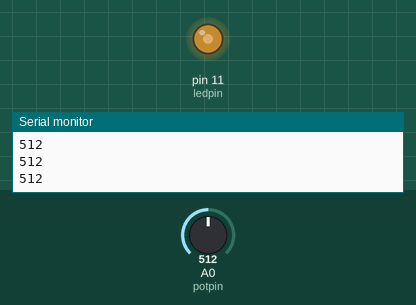
Bench run of a sketch on a simulated Arduino Uno, built with avr-gcc and run on an emulated ATmega328P. Parts: output pins drawn as LEDs (lit = HIGH), the last lines printed to the serial monitor. The test bench sets the inputs (shaded band); at power-on: A0 (potpin) = 512.

Above: at 1.2 s.
1.3 s: A0 (potpin) set to 716
At 2.3 s:
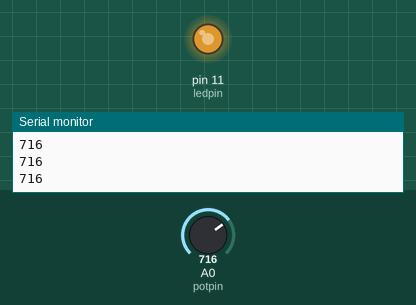
2.8 s: A0 (potpin) set to 900
At 3.1 s:
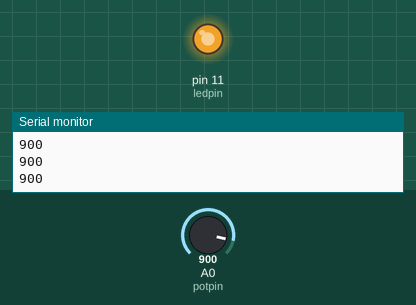
4.3 s: A0 (potpin) set to 122
At 5.5 s:
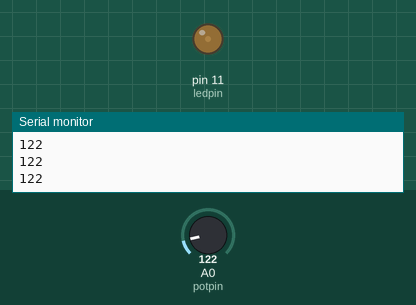
5.8 s: A0 (potpin) set to 0
At 6.8 s:
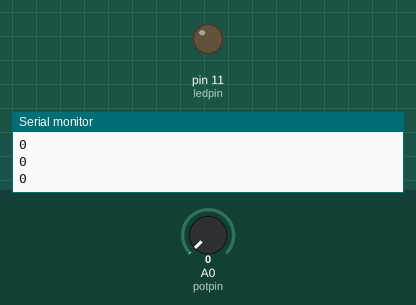
Timing chart, 0 to 8.3 s (numbered marks = the images above; inputs shaded):
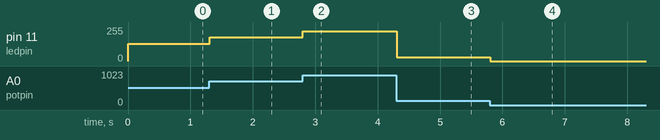

The sketch:

05_pwm_led.ino
```cpp
// (licence header left out)
int potpin=0;//定义模拟接口0
int ledpin=11;//定义数字接口11（PWM 输出）
int val=0;// 暂存来自传感器的变量数值

void setup()
{
	pinMode(ledpin, OUTPUT);//定义数字接口11 为输出
	Serial.begin(115200);//设置波特率为9600
	//注意：模拟接口自动设置为输入
}
void loop()
{
	val=analogRead(potpin);// 读取传感器的模拟值并赋值给val
	Serial.println(val);//显示val 变量
	analogWrite(ledpin,val/4);// 打开LED 并设置亮度（PWM 输出最大值255）
	delay(10);//延时10ms
}
```

Measured:
- after the input at 1.3 s, pin 11 (ledpin): 128/255 → 179/255 at once
- after the input at 2.8 s, pin 11 (ledpin): 179/255 → 225/255 at once
- after the input at 4.3 s, pin 11 (ledpin): 225/255 → 30/255 at once
- after the input at 5.8 s, pin 11 (ledpin): 30/255 → 0/255 at once
